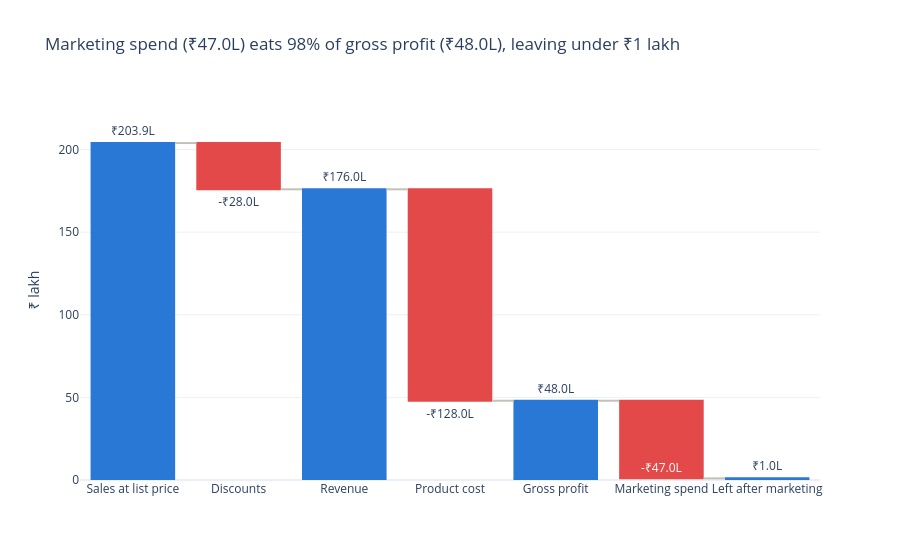

Source (notebook cell):
### Code cell
# CHART 4: profit waterfall
fig4 = go.Figure(go.Waterfall(
    x=["Sales at list price", "Discounts", "Revenue", "Product cost", "Gross profit", "Marketing spend", "Left after marketing"],
    measure=["absolute", "relative", "total", "relative", "total", "relative", "total"],
    y=[list_value / 1e5, -discounts / 1e5, 0, -product_cost / 1e5, 0, -mkt_spend / 1e5, 0],
    text=[f"-₹{abs(v):,.1f}L" if v < 0 else f"₹{v:,.1f}L" for v in [list_value / 1e5, -discounts / 1e5, total_rev / 1e5, -product_cost / 1e5,
                                   total_profit / 1e5, -mkt_spend / 1e5, left / 1e5]],
    textposition=["outside", "outside", "outside", "outside", "outside", "inside", "outside"],
    insidetextfont=dict(color="white"),
    decreasing=dict(marker=dict(color=RED)),
    increasing=dict(marker=dict(color=BLUE)),
    totals=dict(marker=dict(color=BLUE)),
    connector=dict(line=dict(color=GREY))))
fig4.update_layout(title="Marketing spend (₹47.0L) eats 98% of gross profit (₹48.0L), leaving under ₹1 lakh",
                   yaxis_title="₹ lakh", template="plotly_white", showlegend=False, yaxis_range=[0, 230])
save_chart(fig4, "chart4_profit_waterfall")
fig4.show()

### Figure 1 — Plotly figure (JSON) as saved in the notebook; plotly's stock layout.template omitted (floating-point values rounded to 4 significant figures)
{"data": [{"connector": {"line": {"color": "#c3c2b7"}}, "decreasing": {"marker": {"color": "#e34948"}}, "increasing": {"marker": {"color": "#2a78d6"}}, "insidetextfont": {"color": "white"}, "measure": ["absolute", "relative", "total", "relative", "total", "relative", "total"], "text": ["₹203.9L", "-₹28.0L", "₹176.0L", "-₹128.0L", "₹48.0L", "-₹47.0L", "₹1.0L"], "textposition": ["outside", "outside", "outside", "outside", "outside", "inside", "outside"], "totals": {"marker": {"color": "#2a78d6"}}, "type": "waterfall", "x": ["Sales at list price", "Discounts", "Revenue", "Product cost", "Gross profit", "Marketing spend", "Left after marketing"], "y": [203.9, -27.99, 0, -128.0, 0, -46.99, 0]}], "layout": {"showlegend": false, "title": {"text": "Marketing spend (₹47.0L) eats 98% of gross profit (₹48.0L), leaving under ₹1 lakh"}, "yaxis": {"range": [0, 230], "title": {"text": "₹ lakh"}}}}
